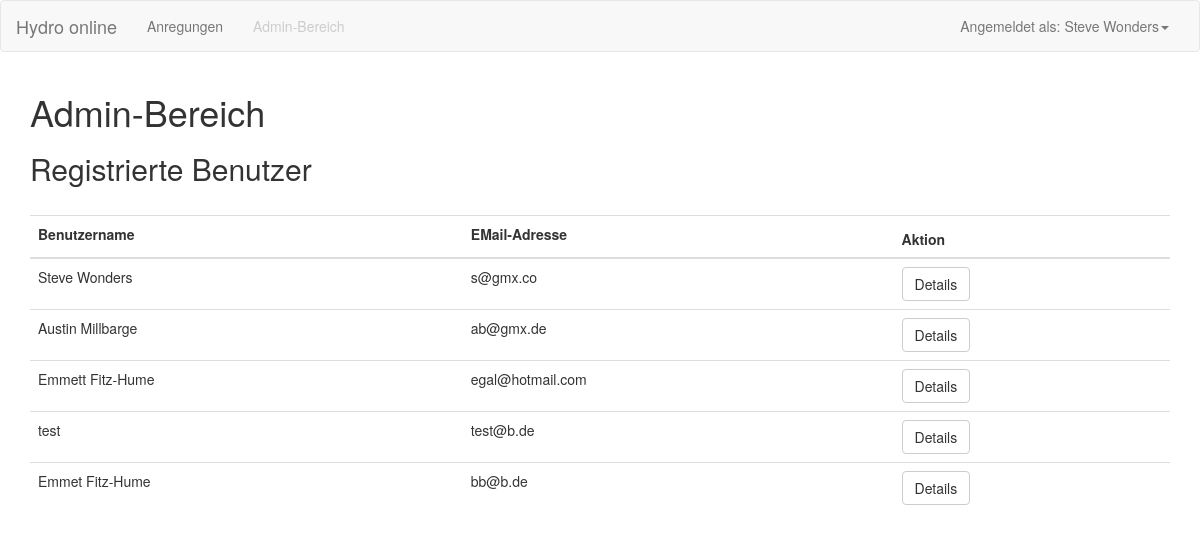
The page /admin (signed in) on the database its author committed.
### backend/models.py (models this page shows, shortened)
class User(UserMixin, db.Model):
    id = db.Column(db.Integer, primary_key=True)
    username = db.Column(db.String(64), index=True, unique=True)
    email = db.Column(db.String(120), index=True, unique=True)
    password_hash = db.Column(db.String(128))
    roles = db.relationship('Role', secondary='user_role', back_populates='users')
    pflanzen = db.relationship('Pflanze', backref='publisher', lazy='dynamic')
    @hybrid_property
    def is_admin(self):
        return self.has_role('admin')
    def has_role(self, role):
        return bool(
            Role.query
            .join(Role.users)
            .filter(User.id == self.id)
            .filter(Role.name == role)
            .count() == 1
        )

### backend/index.py (the view)
@app.route('/admin')
def administer():
    users = User.query.all()
    form = forms.UserForm()
    return render_template('administer.html', form=form, users=users)

### backend/models.py (called while the page is built)
@login.user_loader
def load_user(id):
    return User.query.get(int(id))

### templates/administer.html (shortened to what this page needs)
{% extends "base.html" %}
{% block my_content %}
    <div class="container">
        <h1>Admin-Bereich</h1>
        <h2>Registrierte Benutzer</h2>
        <br>
        <table id="data" class="table">
            <form method="POST" action="">
            <thead>
              <tr>
                <th>
                  {{form.username.label}}
                </th>
                <th>
                  {{form.email.label}}
                </th>
                <th>
                  Aktion
                </th>
              </tr>
            </thead>
            <tbody>
            {% for user in users %}
                <tr>
                  <td>
                    {{user.username}}
                  </td>
                  <td>
                    {{user.email}}
                  </td>
                  <td>
                    <a class="btn btn-default" href="{{url_for('user_details',id=user.id)}}" role="button">Details</a>
                  </td>
                </tr>
             {% endfor %}
          </tbody>
        </table>
    </div>
{% endblock %}

### templates/base.html (shortened to what this page needs)
{% extends "bootstrap/base.html" %}
{% import "bootstrap/wtf.html" as wtf %}
{% block head %}
  {{ super() }}
  <link href="https://cdn.datatables.net/v/bs/dt-1.13.8/datatables.min.css" rel="stylesheet">
  <link rel="stylesheet" href="../static/css/styles.css">
{% endblock %}
{% block navbar %}
  <nav class="navbar navbar-default">
    <div class="container-fluid">
      <div class="navbar-header">
        <a class="navbar-brand" href="{{ url_for('start_page') }}">Hydro online</a>
      </div>
      <div class="collapse navbar-collapse" id="bs-example-navbar-collapse-1">
        <ul class="nav navbar-nav">
          <li><a href="{{ url_for('pflanzen_page') }}">Anregungen</a></li>
          {% if current_user.is_admin %}
          <li><a href="{{ url_for('administer') }}">Admin-Bereich</a></li>
          {% else %}
          <li class="disabled"><a href="{{ url_for('administer') }}">Admin-Bereich</a></li>
          {% endif %}
        </ul>
        <ul class="nav navbar-nav navbar-right">
          {% if current_user.is_authenticated %}
          <li class="dropdown">
            <a href="#" class="dropdown-toggle" data-toggle="dropdown" role="button" aria-haspopup="true" aria-expanded="false">Angemeldet als: {{ current_user.username }}<span class="caret"></span></a>
          </li>
          {% else %}
            <li><a href="{{ url_for('login') }}">Anmelden</a></li>
          {% endif %}
        </ul>
      </div>
    </div>
  </nav>
{% endblock %}
{% block content %}
  {% block my_content %}{% endblock %}
{% endblock %}

### rows shown on the page
User: username "Steve Wonders", email "s@gmx.co"
User: username "Austin Millbarge", email "ab@gmx.de"
User: username "Emmett Fitz-Hume", email "egal@hotmail.com"
User: username "test", email "test@b.de"
User: username "Emmet Fitz-Hume", email "bb@b.de"
